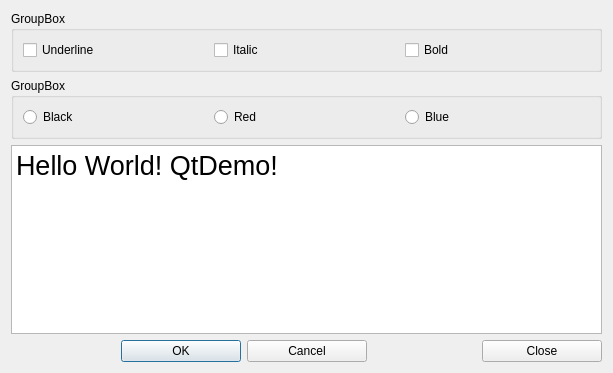
<?xml version="1.0" encoding="UTF-8"?>
<ui version="4.0">
 <class>QWDialog</class>
 <widget class="QDialog" name="QWDialog">
  <property name="geometry">
   <rect>
    <x>0</x>
    <y>0</y>
    <width>613</width>
    <height>373</height>
   </rect>
  </property>
  <property name="windowTitle">
   <string>Dialog by Designer</string>
  </property>
  <layout class="QVBoxLayout" name="verticalLayout">
   <item>
    <widget class="QGroupBox" name="groupBox1">
     <property name="title">
      <string>GroupBox</string>
     </property>
     <layout class="QHBoxLayout" name="horizontalLayout_2">
      <item>
       <widget class="QCheckBox" name="chkBoxUnder">
        <property name="text">
         <string>Underline</string>
        </property>
       </widget>
      </item>
      <item>
       <widget class="QCheckBox" name="chkBoxItalic">
        <property name="text">
         <string>Italic</string>
        </property>
       </widget>
      </item>
      <item>
       <widget class="QCheckBox" name="chkBoxBold">
        <property name="text">
         <string>Bold</string>
        </property>
       </widget>
      </item>
     </layout>
    </widget>
   </item>
   <item>
    <widget class="QGroupBox" name="groupBox2">
     <property name="title">
      <string>GroupBox</string>
     </property>
     <layout class="QHBoxLayout" name="horizontalLayout_3">
      <item>
       <widget class="QRadioButton" name="rBtnBlack">
        <property name="text">
         <string>Black</string>
        </property>
       </widget>
      </item>
      <item>
       <widget class="QRadioButton" name="rBtnRed">
        <property name="text">
         <string>Red</string>
        </property>
       </widget>
      </item>
      <item>
       <widget class="QRadioButton" name="rBtnBlue">
        <property name="text">
         <string>Blue</string>
        </property>
       </widget>
      </item>
     </layout>
    </widget>
   </item>
   <item>
    <widget class="QPlainTextEdit" name="txtEdit">
     <property name="font">
      <font>
       <pointsize>20</pointsize>
      </font>
     </property>
     <property name="plainText">
      <string>Hello World! QtDemo!</string>
     </property>
    </widget>
   </item>
   <item>
    <layout class="QHBoxLayout" name="horizontalLayout">
     <item>
      <spacer name="horizontalSpacer">
       <property name="orientation">
        <enum>Qt::Horizontal</enum>
       </property>
       <property name="sizeHint" stdset="0">
        <size>
         <width>40</width>
         <height>20</height>
        </size>
       </property>
      </spacer>
     </item>
     <item>
      <widget class="QPushButton" name="btnOK">
       <property name="minimumSize">
        <size>
         <width>120</width>
         <height>0</height>
        </size>
       </property>
       <property name="text">
        <string>OK</string>
       </property>
      </widget>
     </item>
     <item>
      <widget class="QPushButton" name="btnCancel">
       <property name="minimumSize">
        <size>
         <width>120</width>
         <height>0</height>
        </size>
       </property>
       <property name="text">
        <string>Cancel</string>
       </property>
      </widget>
     </item>
     <item>
      <spacer name="horizontalSpacer_2">
       <property name="orientation">
        <enum>Qt::Horizontal</enum>
       </property>
       <property name="sizeHint" stdset="0">
        <size>
         <width>40</width>
         <height>20</height>
        </size>
       </property>
      </spacer>
     </item>
     <item>
      <widget class="QPushButton" name="btnClose">
       <property name="minimumSize">
        <size>
         <width>120</width>
         <height>0</height>
        </size>
       </property>
       <property name="text">
        <string>Close</string>
       </property>
      </widget>
     </item>
    </layout>
   </item>
  </layout>
 </widget>
 <tabstops>
  <tabstop>txtEdit</tabstop>
  <tabstop>chkBoxUnder</tabstop>
  <tabstop>chkBoxItalic</tabstop>
  <tabstop>chkBoxBold</tabstop>
  <tabstop>rBtnBlack</tabstop>
  <tabstop>rBtnRed</tabstop>
  <tabstop>rBtnBlue</tabstop>
  <tabstop>btnOK</tabstop>
  <tabstop>btnCancel</tabstop>
  <tabstop>btnClose</tabstop>
 </tabstops>
 <resources/>
 <connections>
  <connection>
   <sender>btnOK</sender>
   <signal>clicked()</signal>
   <receiver>QWDialog</receiver>
   <slot>accept()</slot>
   <hints>
    <hint type="sourcelabel">
     <x>141</x>
     <y>350</y>
    </hint>
    <hint type="destinationlabel">
     <x>52</x>
     <y>348</y>
    </hint>
   </hints>
  </connection>
  <connection>
   <sender>btnCancel</sender>
   <signal>clicked()</signal>
   <receiver>QWDialog</receiver>
   <slot>reject()</slot>
   <hints>
    <hint type="sourcelabel">
     <x>323</x>
     <y>351</y>
    </hint>
    <hint type="destinationlabel">
     <x>385</x>
     <y>358</y>
    </hint>
   </hints>
  </connection>
  <connection>
   <sender>btnClose</sender>
   <signal>clicked()</signal>
   <receiver>QWDialog</receiver>
   <slot>close()</slot>
   <hints>
    <hint type="sourcelabel">
     <x>549</x>
     <y>355</y>
    </hint>
    <hint type="destinationlabel">
     <x>469</x>
     <y>359</y>
    </hint>
   </hints>
  </connection>
 </connections>
</ui>
